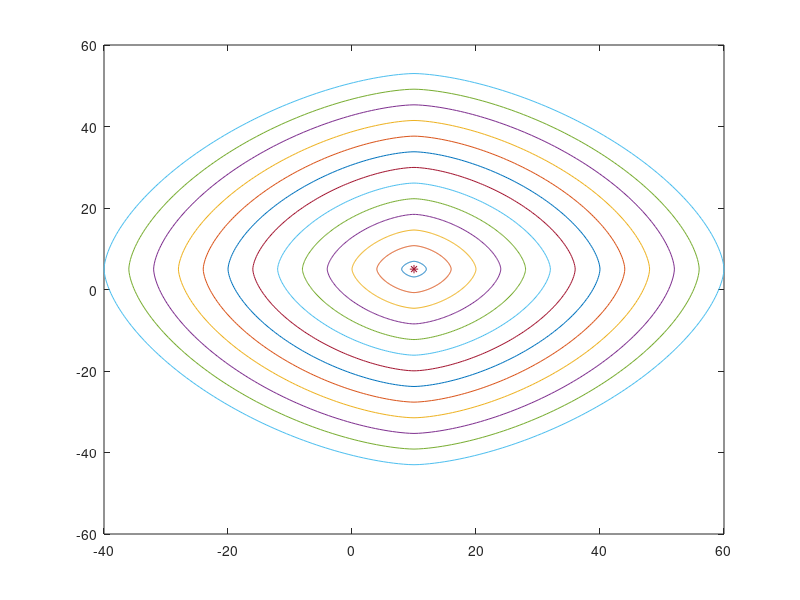

Source code (MATLAB):
% Equation for plotting shape of tree ring

% Superellipse

theta=(0:360);
radius = [];
b=(2:4:50);
n=1.6;
k=0.96;
%a=50;
x1=10;
y1=5;

for a = b
    
     for i = 1:size(theta,2)
    
          radius(1,i) = a*(((abs(cosd(theta(i)))^n) + (abs(sind(theta(i))/k)^n))^(-1/n));
          x(1,i) = x1+(radius(1,i)*cosd(theta(i)));
          y(1,i) = y1+(radius(1,i)*sind(theta(i)));
    
     end

     plot(x,y);
     hold on;
end

plot(x1,y1,'*');